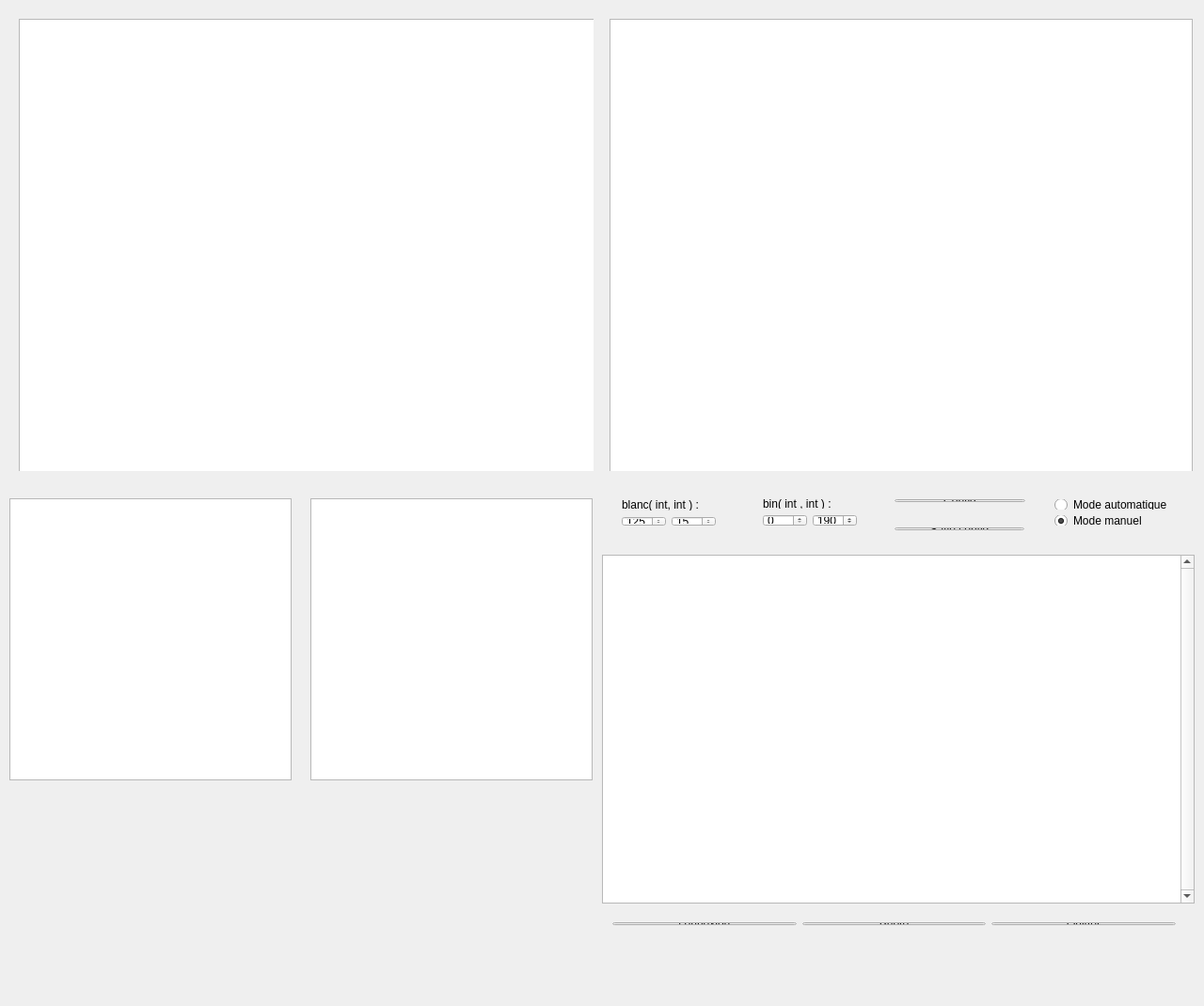
<?xml version="1.0" encoding="UTF-8"?>
<ui version="4.0">
 <class>camera</class>
 <widget class="QWidget" name="camera">
  <property name="geometry">
   <rect>
    <x>0</x>
    <y>0</y>
    <width>1280</width>
    <height>1070</height>
   </rect>
  </property>
  <property name="sizePolicy">
   <sizepolicy hsizetype="Fixed" vsizetype="Fixed">
    <horstretch>0</horstretch>
    <verstretch>0</verstretch>
   </sizepolicy>
  </property>
  <property name="minimumSize">
   <size>
    <width>1280</width>
    <height>1000</height>
   </size>
  </property>
  <property name="windowTitle">
   <string>camera</string>
  </property>
  <widget class="QWidget" name="verticalLayoutWidget">
   <property name="geometry">
    <rect>
     <x>1110</x>
     <y>520</y>
     <width>141</width>
     <height>50</height>
    </rect>
   </property>
   <layout class="QVBoxLayout" name="verticalLayout">
    <item>
     <widget class="QRadioButton" name="automatique">
      <property name="text">
       <string>Mode automatique</string>
      </property>
     </widget>
    </item>
    <item>
     <widget class="QRadioButton" name="manuel">
      <property name="text">
       <string>Mode manuel</string>
      </property>
      <property name="checked">
       <bool>true</bool>
      </property>
     </widget>
    </item>
   </layout>
  </widget>
  <widget class="QWidget" name="layoutWidget">
   <property name="geometry">
    <rect>
     <x>9</x>
     <y>9</y>
     <width>622</width>
     <height>492</height>
    </rect>
   </property>
   <layout class="QHBoxLayout" name="horizontalLayout">
    <item>
     <widget class="QGraphicsView" name="fenetre_photo">
      <property name="sizePolicy">
       <sizepolicy hsizetype="Fixed" vsizetype="Fixed">
        <horstretch>0</horstretch>
        <verstretch>0</verstretch>
       </sizepolicy>
      </property>
      <property name="minimumSize">
       <size>
        <width>620</width>
        <height>490</height>
       </size>
      </property>
      <property name="maximumSize">
       <size>
        <width>640</width>
        <height>490</height>
       </size>
      </property>
     </widget>
    </item>
   </layout>
  </widget>
  <widget class="QWidget" name="layoutWidget">
   <property name="geometry">
    <rect>
     <x>637</x>
     <y>9</y>
     <width>634</width>
     <height>492</height>
    </rect>
   </property>
   <layout class="QHBoxLayout" name="horizontalLayout_6">
    <item>
     <widget class="QGraphicsView" name="fenetre">
      <property name="sizePolicy">
       <sizepolicy hsizetype="Fixed" vsizetype="Fixed">
        <horstretch>0</horstretch>
        <verstretch>0</verstretch>
       </sizepolicy>
      </property>
      <property name="minimumSize">
       <size>
        <width>620</width>
        <height>490</height>
       </size>
      </property>
      <property name="maximumSize">
       <size>
        <width>640</width>
        <height>490</height>
       </size>
      </property>
     </widget>
    </item>
   </layout>
  </widget>
  <widget class="QWidget" name="layoutWidget">
   <property name="geometry">
    <rect>
     <x>650</x>
     <y>520</y>
     <width>122</width>
     <height>51</height>
    </rect>
   </property>
   <layout class="QHBoxLayout" name="horizontalLayout_10">
    <item>
     <layout class="QVBoxLayout" name="verticalLayout_4">
      <item>
       <widget class="QLabel" name="label_2">
        <property name="sizePolicy">
         <sizepolicy hsizetype="Fixed" vsizetype="Fixed">
          <horstretch>0</horstretch>
          <verstretch>0</verstretch>
         </sizepolicy>
        </property>
        <property name="text">
         <string>blanc( int, int ) : </string>
        </property>
       </widget>
      </item>
      <item>
       <layout class="QHBoxLayout" name="horizontalLayout_5">
        <item>
         <widget class="QSpinBox" name="blanc1">
          <property name="sizePolicy">
           <sizepolicy hsizetype="Minimum" vsizetype="Fixed">
            <horstretch>0</horstretch>
            <verstretch>0</verstretch>
           </sizepolicy>
          </property>
          <property name="readOnly">
           <bool>false</bool>
          </property>
          <property name="maximum">
           <number>255</number>
          </property>
          <property name="value">
           <number>125</number>
          </property>
         </widget>
        </item>
        <item>
         <widget class="QSpinBox" name="blanc2">
          <property name="sizePolicy">
           <sizepolicy hsizetype="Minimum" vsizetype="Fixed">
            <horstretch>0</horstretch>
            <verstretch>0</verstretch>
           </sizepolicy>
          </property>
          <property name="cursor">
           <cursorShape>ArrowCursor</cursorShape>
          </property>
          <property name="wrapping">
           <bool>false</bool>
          </property>
          <property name="readOnly">
           <bool>false</bool>
          </property>
          <property name="maximum">
           <number>255</number>
          </property>
          <property name="value">
           <number>15</number>
          </property>
         </widget>
        </item>
       </layout>
      </item>
     </layout>
    </item>
   </layout>
  </widget>
  <widget class="QWidget" name="layoutWidget">
   <property name="geometry">
    <rect>
     <x>800</x>
     <y>520</y>
     <width>122</width>
     <height>51</height>
    </rect>
   </property>
   <layout class="QHBoxLayout" name="horizontalLayout_9">
    <item>
     <layout class="QVBoxLayout" name="verticalLayout_3">
      <item>
       <widget class="QLabel" name="label">
        <property name="sizePolicy">
         <sizepolicy hsizetype="Fixed" vsizetype="Fixed">
          <horstretch>0</horstretch>
          <verstretch>0</verstretch>
         </sizepolicy>
        </property>
        <property name="minimumSize">
         <size>
          <width>30</width>
          <height>10</height>
         </size>
        </property>
        <property name="text">
         <string>bin( int , int ) :</string>
        </property>
       </widget>
      </item>
      <item>
       <layout class="QHBoxLayout" name="horizontalLayout_4">
        <item>
         <widget class="QSpinBox" name="bin1">
          <property name="sizePolicy">
           <sizepolicy hsizetype="Minimum" vsizetype="Fixed">
            <horstretch>0</horstretch>
            <verstretch>0</verstretch>
           </sizepolicy>
          </property>
          <property name="minimumSize">
           <size>
            <width>0</width>
            <height>0</height>
           </size>
          </property>
          <property name="maximum">
           <number>255</number>
          </property>
         </widget>
        </item>
        <item>
         <widget class="QSpinBox" name="bin2">
          <property name="sizePolicy">
           <sizepolicy hsizetype="Minimum" vsizetype="Fixed">
            <horstretch>0</horstretch>
            <verstretch>0</verstretch>
           </sizepolicy>
          </property>
          <property name="maximum">
           <number>255</number>
          </property>
          <property name="value">
           <number>190</number>
          </property>
         </widget>
        </item>
       </layout>
      </item>
     </layout>
    </item>
   </layout>
  </widget>
  <widget class="QWidget" name="layoutWidget">
   <property name="geometry">
    <rect>
     <x>940</x>
     <y>520</y>
     <width>161</width>
     <height>25</height>
    </rect>
   </property>
   <layout class="QVBoxLayout" name="verticalLayout_5">
    <item>
     <widget class="QPushButton" name="config">
      <property name="sizePolicy">
       <sizepolicy hsizetype="Minimum" vsizetype="Fixed">
        <horstretch>0</horstretch>
        <verstretch>0</verstretch>
       </sizepolicy>
      </property>
      <property name="text">
       <string>Config</string>
      </property>
     </widget>
    </item>
   </layout>
  </widget>
  <widget class="QWidget" name="layoutWidget">
   <property name="geometry">
    <rect>
     <x>640</x>
     <y>970</y>
     <width>621</width>
     <height>25</height>
    </rect>
   </property>
   <layout class="QHBoxLayout" name="horizontalLayout_3">
    <property name="sizeConstraint">
     <enum>QLayout::SetDefaultConstraint</enum>
    </property>
    <item>
     <widget class="QPushButton" name="connexion">
      <property name="text">
       <string>connexion</string>
      </property>
     </widget>
    </item>
    <item>
     <widget class="QPushButton" name="photo">
      <property name="enabled">
       <bool>true</bool>
      </property>
      <property name="sizePolicy">
       <sizepolicy hsizetype="Minimum" vsizetype="Fixed">
        <horstretch>0</horstretch>
        <verstretch>0</verstretch>
       </sizepolicy>
      </property>
      <property name="text">
       <string>Photo</string>
      </property>
      <property name="checked">
       <bool>false</bool>
      </property>
     </widget>
    </item>
    <item>
     <widget class="QPushButton" name="exit">
      <property name="text">
       <string>Quitter</string>
      </property>
     </widget>
    </item>
   </layout>
  </widget>
  <widget class="QWidget" name="horizontalLayoutWidget">
   <property name="geometry">
    <rect>
     <x>940</x>
     <y>550</y>
     <width>160</width>
     <height>25</height>
    </rect>
   </property>
   <layout class="QHBoxLayout" name="horizontalLayout_2">
    <item>
     <widget class="QPushButton" name="save_config">
      <property name="sizePolicy">
       <sizepolicy hsizetype="Minimum" vsizetype="Fixed">
        <horstretch>0</horstretch>
        <verstretch>0</verstretch>
       </sizepolicy>
      </property>
      <property name="text">
       <string>Save config</string>
      </property>
     </widget>
    </item>
   </layout>
  </widget>
  <widget class="QTextEdit" name="log">
   <property name="geometry">
    <rect>
     <x>640</x>
     <y>590</y>
     <width>630</width>
     <height>371</height>
    </rect>
   </property>
   <property name="sizePolicy">
    <sizepolicy hsizetype="Maximum" vsizetype="Maximum">
     <horstretch>0</horstretch>
     <verstretch>0</verstretch>
    </sizepolicy>
   </property>
   <property name="minimumSize">
    <size>
     <width>630</width>
     <height>300</height>
    </size>
   </property>
   <property name="maximumSize">
    <size>
     <width>620</width>
     <height>500</height>
    </size>
   </property>
   <property name="verticalScrollBarPolicy">
    <enum>Qt::ScrollBarAlwaysOn</enum>
   </property>
   <property name="readOnly">
    <bool>true</bool>
   </property>
  </widget>
  <widget class="QamImgHistogram" name="histo" native="true">
   <property name="geometry">
    <rect>
     <x>20</x>
     <y>860</y>
     <width>599</width>
     <height>141</height>
    </rect>
   </property>
   <property name="sizePolicy">
    <sizepolicy hsizetype="Minimum" vsizetype="Minimum">
     <horstretch>0</horstretch>
     <verstretch>0</verstretch>
    </sizepolicy>
   </property>
   <property name="minimumSize">
    <size>
     <width>550</width>
     <height>100</height>
    </size>
   </property>
   <property name="baseSize">
    <size>
     <width>0</width>
     <height>0</height>
    </size>
   </property>
  </widget>
  <widget class="QGraphicsView" name="photo_bin">
   <property name="geometry">
    <rect>
     <x>330</x>
     <y>530</y>
     <width>300</width>
     <height>300</height>
    </rect>
   </property>
   <property name="sizePolicy">
    <sizepolicy hsizetype="Minimum" vsizetype="Minimum">
     <horstretch>0</horstretch>
     <verstretch>0</verstretch>
    </sizepolicy>
   </property>
   <property name="minimumSize">
    <size>
     <width>300</width>
     <height>300</height>
    </size>
   </property>
   <property name="maximumSize">
    <size>
     <width>300</width>
     <height>300</height>
    </size>
   </property>
  </widget>
  <widget class="QGraphicsView" name="photo_size">
   <property name="geometry">
    <rect>
     <x>10</x>
     <y>530</y>
     <width>300</width>
     <height>300</height>
    </rect>
   </property>
   <property name="sizePolicy">
    <sizepolicy hsizetype="Minimum" vsizetype="Minimum">
     <horstretch>0</horstretch>
     <verstretch>0</verstretch>
    </sizepolicy>
   </property>
   <property name="minimumSize">
    <size>
     <width>300</width>
     <height>300</height>
    </size>
   </property>
   <property name="maximumSize">
    <size>
     <width>300</width>
     <height>300</height>
    </size>
   </property>
  </widget>
 </widget>
 <layoutdefault spacing="6" margin="11"/>
 <customwidgets>
  <customwidget>
   <class>QamImgHistogram</class>
   <extends>QWidget</extends>
   <header>qamimghistogram.h</header>
   <container>1</container>
  </customwidget>
 </customwidgets>
 <resources/>
 <connections>
  <connection>
   <sender>exit</sender>
   <signal>clicked()</signal>
   <receiver>camera</receiver>
   <slot>close()</slot>
   <hints>
    <hint type="sourcelabel">
     <x>1177</x>
     <y>663</y>
    </hint>
    <hint type="destinationlabel">
     <x>1078</x>
     <y>666</y>
    </hint>
   </hints>
  </connection>
 </connections>
</ui>
